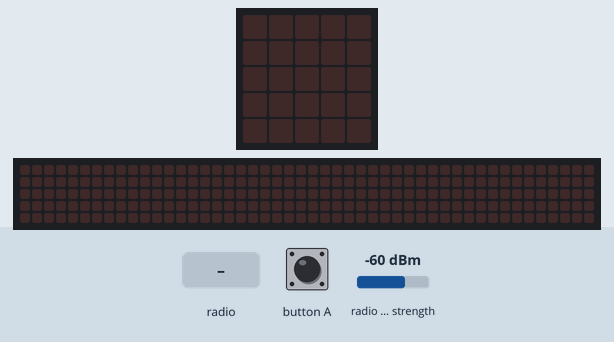
Simulated run of this program. Board: BBC micro:bit (MakeCode). Parts: the board's 5×5 LED display, a strip that is not on the board, showing the scrolling text unrolled. Inputs (shaded band) come from the test bench; at power-on: radio signal strength -60 dBm. The 48×5 strip is a reading aid, not a part: it shows the text the display is scrolling, unrolled, one strip-width of it at a time.

Above: at 1.2 s.
1.3 s: radio message "0" arrives
At 1.45 s:
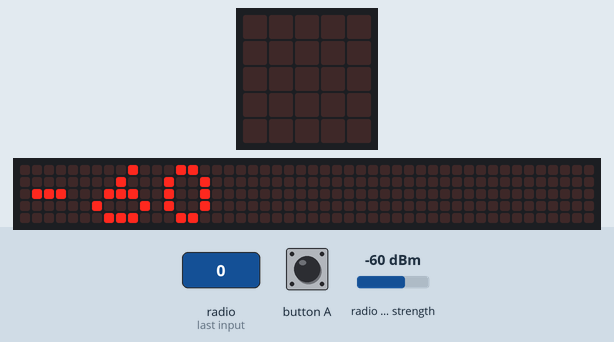
At 1.82 s:
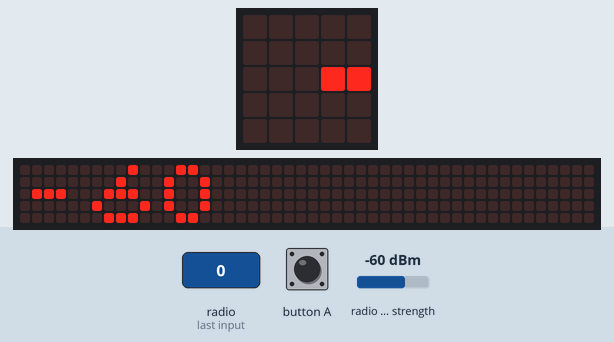
4.3 s: radio message "Hei pa deg B" arrives
At 9.2 s:
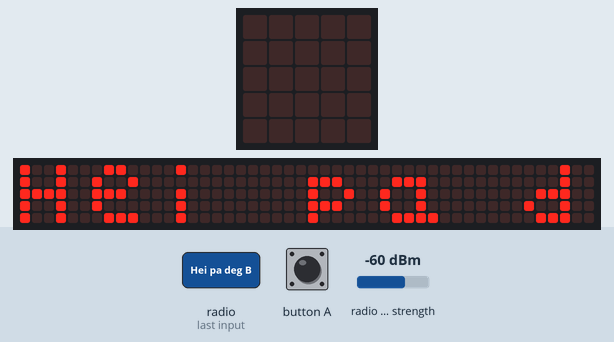

The program:

main.ts
```typescript
radio.onReceivedNumber(function (receivedNumber) {
    basic.showString("" + (radio.receivedPacket(RadioPacketProperty.SignalStrength)))
    basic.showNumber(receivedNumber)
})
input.onButtonPressed(Button.A, function () {
    radio.sendNumber(0)
    radio.sendString("Hei pa deg B")
})
radio.onReceivedString(function (receivedString) {
    basic.showString(receivedString)
})
radio.setGroup(1)
```

test.ts
```typescript
// testene settes inn her; disse vil ikke kompilert så lenge denne pakken blir brukt som en utvidelse.
```

Measured:
- after the input at 1.3 s, the display: changes at once (image 1)
- after the input at 4.3 s, the display: first differs from a run without the input after 1.4 s (image 3 shows a later state)
- what the display in image 3 shows lasts 0.9 s, from 8.5 s to 9.4 s
